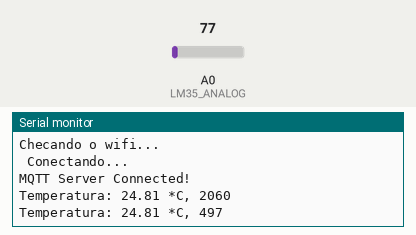
Recording of a program running on a simulated ESP8266 (NodeMCU). Parts: the last lines printed to the serial monitor. The inputs (shaded band) are chosen by the test bench; at power-on: A0 (LM35_ANALOG) = 77. WiFi joins after 1.5 s; servers stay silent unless stated; no MQTT or app messages arrive unless stated.

Above: at 2.7 s.
2.8 s: A0 (LM35_ANALOG) set to 92
At 3.36 s:
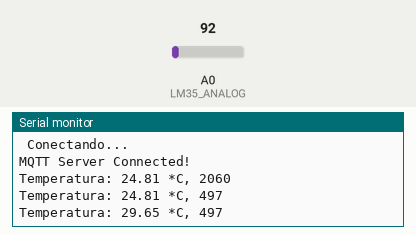
4.3 s: A0 (LM35_ANALOG) set to 107
At 4.37 s:
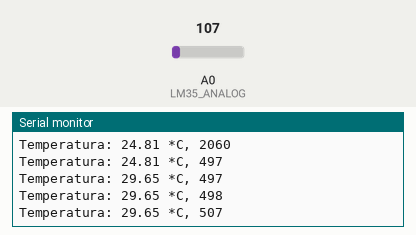
Timing chart, 0 to 7.3 s (numbered marks = the images above; inputs shaded):
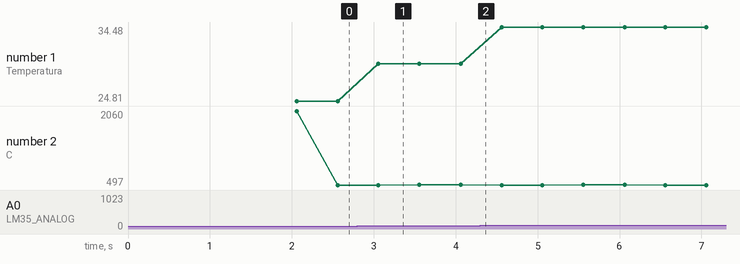

The program:

main.cpp
```cpp
#include <Arduino.h>

//--- WIFI ---
#include <ESP8266WiFi.h>
const char *ssid = "WOLF_2Ghz";
const char *password = "wheyebatatadoce";
WiFiClient nodemcuClient;

//--- MQTT CLIENT ---
#include <MQTT.h>
const char *mqtt_server = "pid-controller.cloud.shiftr.io";
// const char *mqtt_server = "test.mosquitto.org"; //Broker MQTT Remoto alternativo
const char *client_id = "nodemcu";
const char *topicTemperature = "/controlproject/temperature";
MQTTClient client;
const char *mqttUser = "pid-controller";
const char *mqttPassword = "YipriUzio5iDmCar";
#define MQTT_BROKER_PORT 1883 // insecure port TCP
unsigned long lastMillis = 0;
#define TIME_INTERRUPT 500 //Tempo para interrupção ativar o PID e publicar no broker MQTT o valor da temperatura

//--- LM35 ---
#define LM35_ANALOG A0 //Setando o pino de leitura analógica do LM35

// --- TIMER ---
os_timer_t pidTimer;   //Timer para ler a saída e recalcular a entrada pelo controle PID
bool _timeout = false; //Flag para o @pidTimer
void timerCallBack(void *tCall);

void timerInit(void);

//--- SETUP FUNCOES ---
float temperature = 0.0;
unsigned long currentTime = 0.0;
void wifiSettingsConnectWifi();
void mqttConnectServer();
void mqttReconnect();
void measureTemperature();
void publishAtTopicTemperature();
void showMeasurements();

//--- SETUP ---
void setup()
{
  Serial.begin(115200);
  wifiSettingsConnectWifi();
  client.begin(mqtt_server, nodemcuClient);
  // client.onMessage(messageReceived);
  mqttConnectServer();

  //Configurando o @pidTimer
  timerInit();
}

//--- LOOP ---
void loop()
{
  client.loop();
  delay(10); // <- resolve alguns problemas de estabilidade com a conexão WiFi

  if (!client.connected())
    mqttReconnect();

  if (_timeout)
  {
    // Serial.println("Timer estourou...");
    measureTemperature();
    _timeout = false;
  }
}

//--- CONECTA AO WIFI ---
void wifiSettingsConnectWifi()
{
  Serial.print("Conectando o Wifi...");
  WiFi.begin(ssid, password);
  while (WiFi.status() != WL_CONNECTED)
  {
    delay(500);
    Serial.print(".");
  }
  Serial.println("WiFi conectado com sucesso!");
}

//--- CONECTA AO MQTT ---
void mqttConnectServer()
{
  Serial.print("Checando o wifi...");
  while (WiFi.status() != WL_CONNECTED)
  {
    Serial.print(".");
    delay(1000);
  }

  Serial.print("\n Conectando...");
  // client.connect(client_id, "public", "public");
  while (!client.connect(client_id, mqttUser, mqttPassword))
  {
    Serial.print(".");
    delay(1000);
  }

  Serial.println("\nMQTT Server Connected!");
  client.subscribe(topicTemperature);
  // client.unsubscribe("/hello");
}

//--- RECONECTA O MQTT ---
void mqttReconnect()
{
  while (!client.connected())
  {
    Serial.println("\n\rServidor mqtt não conectado, tentando a reconexão...");
    mqttConnectServer();
  }
}

//--- PUBLICA A TEMP. ---
void publishAtTopicTemperature()
{
  //Publicação com intervalo de tempo entre as publicações
  // currentTime = millis() - lastMillis;
  // if (currentTime > TIME_INTERRUPT)
  // {
  //   lastMillis = millis();
  //   char valueNum[20];
  //   sprintf(valueNum, "%f", temperature);
  //   client.publish(
  //       topicTemperature,
  //       valueNum);
  // }

  currentTime = millis() - lastMillis;
  char valueNum[20];
  sprintf(valueNum, "%f", temperature);
  client.publish(
    topicTemperature,
    valueNum
  );
  lastMillis = millis();
}

//--- MEDIÇÃO DE TEMPERATURA ---
void measureTemperature()
{
  int analogicValue = analogRead(LM35_ANALOG);
  float milivolts = analogicValue * (3300.0 / 1024);
  temperature = milivolts / 10; // Cada 10mV = 1Cº [Em Celsius]

  publishAtTopicTemperature();
  showMeasurements();
}

//--- Envia a temperatura pela comunicação Serial ---
void showMeasurements()
{
  Serial.print("Temperatura: ");
  Serial.print(abs(temperature));
  Serial.print(" *C");
  Serial.print(", ");
  Serial.println(currentTime);
}

//!--- [TIMER] ---
//Funcao callback a ser chamada no estouro do Timer @pidTimer
void timerCallBack(void *tCall)
{
  _timeout = true;
}
//Funcao que configura o @pidTimer
void timerInit(void)
{
  os_timer_setfn(&pidTimer, timerCallBack, NULL);
  os_timer_arm(&pidTimer, TIME_INTERRUPT, true);
}
```

main_alternative.cpp
```cpp
// #include <Arduino.h>

// //--- WIFI ---
// #include <ESP8266WiFi.h>
// const char *ssid = "WOLF_2Ghz";
// const char *password = "wheyebatatadoce";
// WiFiClient nodemcuClient;

// //--- MQTT CLIENT ---
// #include <PubSubClient.h>
// const char *mqtt_server = "pid-controller.cloud.shiftr.io";
// // const char *mqtt_server = "test.mosquitto.org";
// const char *client_id = "nodemcu";
// PubSubClient client(nodemcuClient);
// const char *topicTemperature = "controlproject/temperature";
// const char *topicHumidity = "controlproject/humidity";
// #define MQTT_BROKER_PORT 1883 // insecure port TCP

// //--- DHT ---
// #include <DHT.h>
// #define DHTPIN D3 //Setando o pino de DATA do DHT11
// #define DHTTYPE DHT11
// DHT dht(DHTPIN, DHTTYPE);

// //--- SETUP ---
// int humidity = 0, temperature = 0;
// void wifiSettingsConnectWifi();
// void mqttReconnect();
// void measureTemperatureAndHumidity();
// void publishAtTopicTemperatureAndHumidity();
// void showMeasurements();

// void setup()
// {
//   Serial.begin(115200);
//   wifiSettingsConnectWifi();
//   client.setServer(mqtt_server, MQTT_BROKER_PORT);
// }

// //--- LOOP ---
// void loop()
// {
//   if (!client.connected())
//     mqttReconnect();
//   measureTemperatureAndHumidity();
// }

// //--- CONECTA AO WIFI ---
// void wifiSettingsConnectWifi()
// {
//   Serial.print("Conectando o Wifi...");
//   WiFi.begin(ssid, password);
//   while (WiFi.status() != WL_CONNECTED)
//   {
//     delay(500);
//     Serial.print(".");
//   }
//   Serial.println("WiFi conectado com sucesso!");
// }

// //--- RECONECTA O MQTT ---
// void mqttReconnect()
// {
//   while (!client.connected())
//   {
//     Serial.println("\n\rServidor mqtt não conectado, tentando a reconexão...");
//     client.connect(client_id);
//   }
// }

// //--- PUBLICA A TEMP. E A UMIDADE NOS SEUS RESPECTIVOS TÓPICOS ---
// void publishAtTopicTemperatureAndHumidity()
// {
//   client.publish(
//       topicTemperature,
//       String(temperature).c_str(),
//       true);

//   client.publish(
//       topicHumidity,
//       String(humidity).c_str(),
//       true);
// }

// //--- MEDIÇÃO DE TEMPERATURA E UMIDADE ---
// void measureTemperatureAndHumidity()
// {
//   humidity = dht.readHumidity();
//   temperature = dht.readTemperature(false);

//   if (!isnan(temperature) && !isnan(humidity) && temperature != 2147483647 && humidity != 2147483647)
//   {
//     publishAtTopicTemperatureAndHumidity();
//     showMeasurements();
//     delay(5000);
//   }
//   else
//   {
//     delay(5000);
//   }
// }

// //--- MOSTRA A TEMPERATURA E A UMIDADE ---
// void showMeasurements()
// {
//   Serial.print("Temperatura: ");
//   Serial.print(abs(temperature));
//   Serial.print(" *C");
//   Serial.print(" | ");
//   Serial.print("Umidade: ");
//   Serial.println(abs(humidity));
// }
```

Measured:
- after the input at 2.8 s, the serial monitor: prints a new line after 0.26 s (image 1)
- plotted number 1: 24.81 → 29.65 after the input at 2.8 s, 29.65 → 34.48 after the input at 4.3 s
